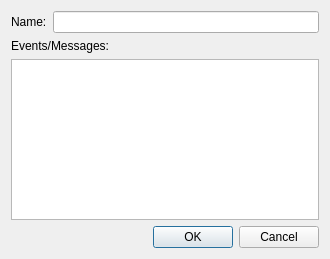
<?xml version="1.0" encoding="UTF-8"?>
<ui version="4.0">
 <class>ItemDialog</class>
 <widget class="QDialog" name="ItemDialog">
  <property name="geometry">
   <rect>
    <x>0</x>
    <y>0</y>
    <width>330</width>
    <height>259</height>
   </rect>
  </property>
  <property name="windowTitle">
   <string>Dialog</string>
  </property>
  <layout class="QHBoxLayout" name="horizontalLayout">
   <item>
    <layout class="QVBoxLayout" name="verticalLayout_2">
     <item>
      <layout class="QHBoxLayout" name="horizontalLayout_2">
       <item>
        <widget class="QLabel" name="label">
         <property name="text">
          <string>Name:</string>
         </property>
        </widget>
       </item>
       <item>
        <widget class="QLineEdit" name="name_lineEdit"/>
       </item>
      </layout>
     </item>
     <item>
      <layout class="QVBoxLayout" name="verticalLayout">
       <item>
        <widget class="QLabel" name="label_3">
         <property name="text">
          <string>Events/Messages:</string>
         </property>
        </widget>
       </item>
       <item>
        <widget class="QListWidget" name="events_listWidget"/>
       </item>
      </layout>
     </item>
     <item>
      <widget class="QDialogButtonBox" name="buttonBox">
       <property name="orientation">
        <enum>Qt::Horizontal</enum>
       </property>
       <property name="standardButtons">
        <set>QDialogButtonBox::Cancel|QDialogButtonBox::Ok</set>
       </property>
      </widget>
     </item>
    </layout>
   </item>
  </layout>
 </widget>
 <resources/>
 <connections>
  <connection>
   <sender>buttonBox</sender>
   <signal>accepted()</signal>
   <receiver>ItemDialog</receiver>
   <slot>accept()</slot>
   <hints>
    <hint type="sourcelabel">
     <x>248</x>
     <y>254</y>
    </hint>
    <hint type="destinationlabel">
     <x>157</x>
     <y>274</y>
    </hint>
   </hints>
  </connection>
  <connection>
   <sender>buttonBox</sender>
   <signal>rejected()</signal>
   <receiver>ItemDialog</receiver>
   <slot>reject()</slot>
   <hints>
    <hint type="sourcelabel">
     <x>316</x>
     <y>260</y>
    </hint>
    <hint type="destinationlabel">
     <x>286</x>
     <y>274</y>
    </hint>
   </hints>
  </connection>
 </connections>
</ui>
